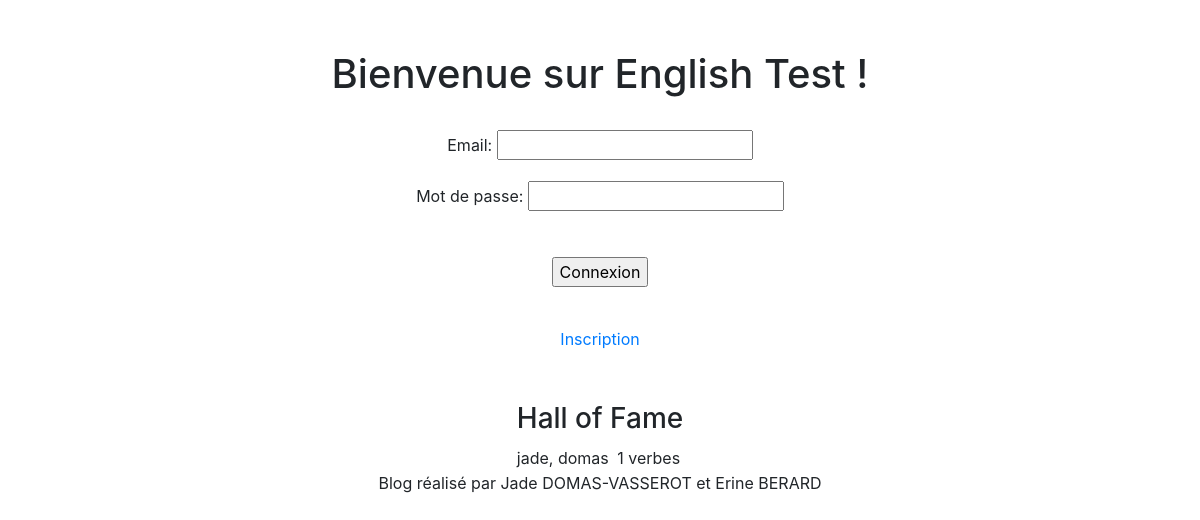
The app's page /index/ with its own data.
### english_test/models.py (models this page shows, shortened)
class Joueur(models.Model):
    email = models.CharField(max_length=200)
    nom = models.CharField(max_length=100)
    prenom = models.CharField(max_length=100)
    motDePasse = models.CharField(max_length=20)
    idVille = models.ForeignKey('Ville', on_delete=models.PROTECT)
    niveau = models.CharField(max_length=100)

### english_test/views.py (the view)
# urls.py: path('index/', views.accueil, name="accueil"),
def accueil(request):
    bestUser = Joueur.objects.order_by('-niveau').first()
    if request.method == 'POST':
        form = ConnexionForm(request.POST)
        if form.is_valid():
            email = form.cleaned_data['email']
            motDePasse = form.cleaned_data['motDePasse']
            user = Joueur.objects.filter(email=email, motDePasse=motDePasse).first()
            if user is not None:
                partie = Partie(idJoueur_id=user.id, score= 0)
                Partie.save(partie)
                return redirect('/jeu/{}'.format(partie.id))
            else:
                form.add_error(None, "L'adresse email ou le mot de passe est incorrect.")
    else:
        form = ConnexionForm()
    return render(request, 'index.html', {'form': form, 'bestUser': bestUser})

### english_test/form.py
class ConnexionForm(forms.Form):
    email = forms.CharField(max_length=200, label="Email",
                            widget=forms.EmailInput(
                            ), validators=[validators.validate_email], required=True)
    motDePasse = forms.CharField(max_length=20, label="Mot de passe",
                                 widget=forms.PasswordInput(
                                 ), required=True)

### templates/index.html (shortened to what this page needs)
<html>
<head>
  <link rel="stylesheet" href="https://stackpath.bootstrapcdn.com/bootstrap/4.3.1/css/bootstrap.min.css"
>
  <link href="/static/css/style.css" rel="stylesheet">
</head>
<body>
  <div class="container">
    <div class="textcenter">
      <h1>Bienvenue sur English Test !</h1>
      <br />
      <form method="post" action="{%  url 'accueil' %}" novalidate>
            {{ form.as_p}}
            <input type="submit" value="Connexion" class="submitBtn">
         </form>
      <br />
      <a href="/inscription">Inscription</a>
      <br />
      <br />
      <br />
      <div class="center">
        <table>
          <tr>
            <td colspan="2" style="text-align: center;">
              <h3>Hall of Fame</h3>
            </td>
          </tr>
          <tr>
            <td>
                {{ bestUser.nom }}, {{ bestUser.prenom }}
            </td>
            <td>
                {{bestUser.niveau }} verbes
            </td>
          </tr>
        </table>
      </div>
    </div>
  </div>
 <footer class="center" id="footer">
        Blog réalisé par Jade DOMAS-VASSEROT et Erine BERARD
    </footer>
</body>
</html>

### static/css/style.css (style rules this page uses)
html { font-family: 'Roboto', sans-serif; padding-top: 50px; }
.textcenter { text-align: center; }
.center { display: flex; flex-direction: column; align-items: center; }
input[type="submit"] { margin-top: 25px; }
table { border-collapse: separate; }

### records on screen
Joueur: nom "jade", prenom "domas", niveau "1"
